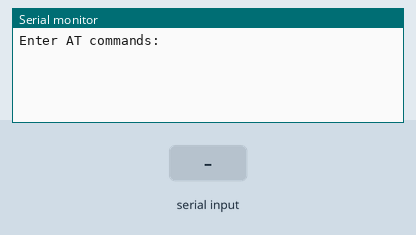
Simulated run of this sketch. Board: Arduino Uno, built with avr-gcc and run on an emulated ATmega328P. On the bench: the last lines printed to the serial monitor. The inputs (shaded band) are chosen by the test bench.

Above: at 1.2 s.
1.3 s: "1" received over the second serial link
At 2.5 s:
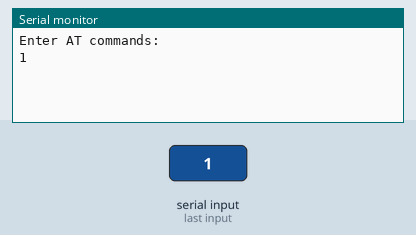
2.8 s: "0" received over the second serial link
At 3.7 s:
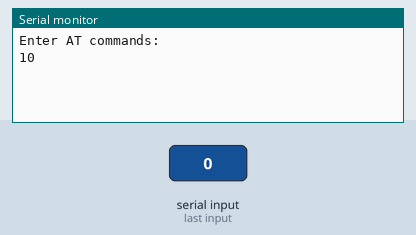

Measured:
- after the input at 1.3 s, the serial monitor: prints a new line at once (image 1)
- after the input at 2.8 s, the serial monitor: prints a new line at once (image 2)

The sketch:

BTTest.ino
```cpp
// Basic Bluetooth sketch HC-06_01
// Connect the Hc-06 module and communicate using the serial monitor
//
// The HC-06 defaults to AT mode when first powered on.
// The default baud rate is 9600
// The Hc-06 requires all AT commands to be in uppercase. NL+CR should not be added to the command string
//


#include <SoftwareSerial.h>
SoftwareSerial BTserial(10, 9); // RX | TX
// Connect the HC-06 TX to the Arduino RX on pin 10.
// Connect the HC-06 RX to the Arduino TX on pin 9 through a voltage divider.
//


void setup()
{
    Serial.begin(9600);
    Serial.println("Enter AT commands:");

    // HC-06 default serial speed is 9600
    BTserial.begin(9600);
}

void loop()
{

    // Keep reading from HC-06 and send to Arduino Serial Monitor
    if (BTserial.available())
    {
        Serial.write(BTserial.read());
    }

    // Keep reading from Arduino Serial Monitor and send to HC-06
    if (Serial.available())
    {
        BTserial.write(Serial.read());
    }

}
```
